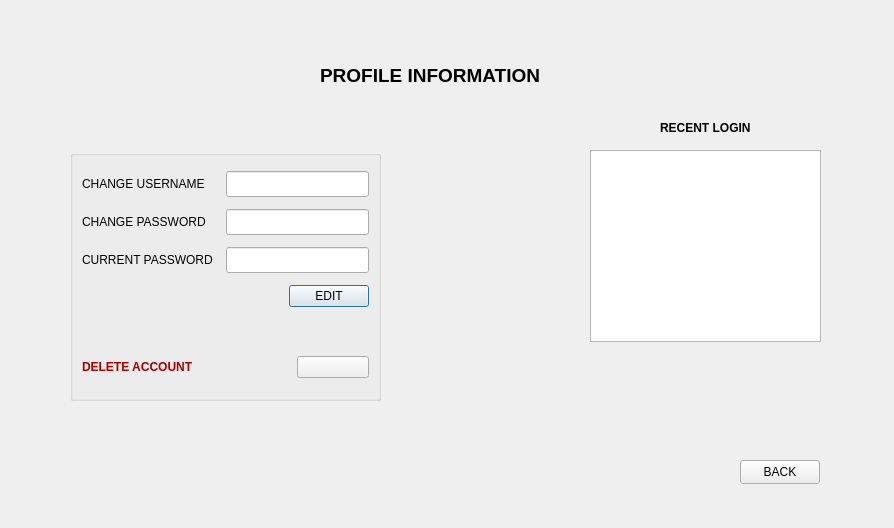
<?xml version="1.0" encoding="UTF-8"?>
<ui version="4.0">
 <class>profile</class>
 <widget class="QDialog" name="profile">
  <property name="geometry">
   <rect>
    <x>0</x>
    <y>0</y>
    <width>894</width>
    <height>528</height>
   </rect>
  </property>
  <property name="windowTitle">
   <string>PROFILE</string>
  </property>
  <widget class="QTableWidget" name="tableWidget">
   <property name="geometry">
    <rect>
     <x>590</x>
     <y>150</y>
     <width>231</width>
     <height>192</height>
    </rect>
   </property>
   <property name="frameShape">
    <enum>QFrame::StyledPanel</enum>
   </property>
   <property name="editTriggers">
    <set>QAbstractItemView::NoEditTriggers</set>
   </property>
   <property name="tabKeyNavigation">
    <bool>false</bool>
   </property>
   <property name="showDropIndicator" stdset="0">
    <bool>false</bool>
   </property>
   <property name="dragDropOverwriteMode">
    <bool>false</bool>
   </property>
   <property name="selectionMode">
    <enum>QAbstractItemView::NoSelection</enum>
   </property>
   <property name="selectionBehavior">
    <enum>QAbstractItemView::SelectRows</enum>
   </property>
   <property name="showGrid">
    <bool>true</bool>
   </property>
   <property name="gridStyle">
    <enum>Qt::DashLine</enum>
   </property>
   <property name="sortingEnabled">
    <bool>true</bool>
   </property>
  </widget>
  <widget class="QLabel" name="label">
   <property name="geometry">
    <rect>
     <x>660</x>
     <y>120</y>
     <width>91</width>
     <height>16</height>
    </rect>
   </property>
   <property name="font">
    <font>
     <bold>true</bold>
    </font>
   </property>
   <property name="text">
    <string>RECENT LOGINS</string>
   </property>
  </widget>
  <widget class="QGroupBox" name="groupBox_2">
   <property name="geometry">
    <rect>
     <x>70</x>
     <y>150</y>
     <width>311</width>
     <height>251</height>
    </rect>
   </property>
   <property name="minimumSize">
    <size>
     <width>0</width>
     <height>0</height>
    </size>
   </property>
   <property name="font">
    <font>
     <strikeout>false</strikeout>
     <kerning>true</kerning>
    </font>
   </property>
   <property name="statusTip">
    <string/>
   </property>
   <property name="whatsThis">
    <string/>
   </property>
   <property name="autoFillBackground">
    <bool>false</bool>
   </property>
   <property name="title">
    <string/>
   </property>
   <property name="flat">
    <bool>false</bool>
   </property>
   <property name="checkable">
    <bool>false</bool>
   </property>
   <layout class="QVBoxLayout" name="verticalLayout_3">
    <property name="sizeConstraint">
     <enum>QLayout::SetDefaultConstraint</enum>
    </property>
    <item>
     <layout class="QHBoxLayout" name="horizontalLayout_8">
      <property name="spacing">
       <number>0</number>
      </property>
      <property name="sizeConstraint">
       <enum>QLayout::SetMinimumSize</enum>
      </property>
      <item>
       <widget class="QLabel" name="label_10">
        <property name="sizePolicy">
         <sizepolicy hsizetype="Preferred" vsizetype="Preferred">
          <horstretch>0</horstretch>
          <verstretch>0</verstretch>
         </sizepolicy>
        </property>
        <property name="minimumSize">
         <size>
          <width>20</width>
          <height>26</height>
         </size>
        </property>
        <property name="baseSize">
         <size>
          <width>20</width>
          <height>20</height>
         </size>
        </property>
        <property name="autoFillBackground">
         <bool>false</bool>
        </property>
        <property name="text">
         <string>CHANGE USERNAME</string>
        </property>
       </widget>
      </item>
      <item>
       <widget class="QLineEdit" name="lineEdit_username">
        <property name="sizePolicy">
         <sizepolicy hsizetype="Minimum" vsizetype="Fixed">
          <horstretch>0</horstretch>
          <verstretch>0</verstretch>
         </sizepolicy>
        </property>
        <property name="minimumSize">
         <size>
          <width>121</width>
          <height>26</height>
         </size>
        </property>
        <property name="readOnly">
         <bool>false</bool>
        </property>
       </widget>
      </item>
     </layout>
    </item>
    <item>
     <layout class="QHBoxLayout" name="horizontalLayout_9">
      <property name="spacing">
       <number>0</number>
      </property>
      <item>
       <widget class="QLabel" name="label_11">
        <property name="sizePolicy">
         <sizepolicy hsizetype="Preferred" vsizetype="Preferred">
          <horstretch>0</horstretch>
          <verstretch>0</verstretch>
         </sizepolicy>
        </property>
        <property name="minimumSize">
         <size>
          <width>0</width>
          <height>20</height>
         </size>
        </property>
        <property name="text">
         <string>CHANGE PASSWORD</string>
        </property>
       </widget>
      </item>
      <item>
       <widget class="QLineEdit" name="lineEdit_password">
        <property name="sizePolicy">
         <sizepolicy hsizetype="Minimum" vsizetype="Fixed">
          <horstretch>0</horstretch>
          <verstretch>0</verstretch>
         </sizepolicy>
        </property>
        <property name="minimumSize">
         <size>
          <width>121</width>
          <height>26</height>
         </size>
        </property>
        <property name="maximumSize">
         <size>
          <width>16777215</width>
          <height>16777215</height>
         </size>
        </property>
        <property name="readOnly">
         <bool>false</bool>
        </property>
       </widget>
      </item>
     </layout>
    </item>
    <item>
     <layout class="QHBoxLayout" name="horizontalLayout_10">
      <property name="spacing">
       <number>0</number>
      </property>
      <item>
       <widget class="QLabel" name="label_12">
        <property name="sizePolicy">
         <sizepolicy hsizetype="Preferred" vsizetype="Preferred">
          <horstretch>0</horstretch>
          <verstretch>0</verstretch>
         </sizepolicy>
        </property>
        <property name="minimumSize">
         <size>
          <width>121</width>
          <height>26</height>
         </size>
        </property>
        <property name="text">
         <string>CURRENT PASSWORD</string>
        </property>
       </widget>
      </item>
      <item>
       <widget class="QLineEdit" name="lineEdit_current_pass">
        <property name="sizePolicy">
         <sizepolicy hsizetype="Minimum" vsizetype="Fixed">
          <horstretch>0</horstretch>
          <verstretch>0</verstretch>
         </sizepolicy>
        </property>
        <property name="minimumSize">
         <size>
          <width>121</width>
          <height>26</height>
         </size>
        </property>
        <property name="readOnly">
         <bool>false</bool>
        </property>
       </widget>
      </item>
     </layout>
    </item>
    <item>
     <layout class="QHBoxLayout" name="horizontalLayout_11">
      <property name="spacing">
       <number>0</number>
      </property>
      <item>
       <spacer name="horizontalSpacer">
        <property name="orientation">
         <enum>Qt::Horizontal</enum>
        </property>
        <property name="sizeType">
         <enum>QSizePolicy::MinimumExpanding</enum>
        </property>
        <property name="sizeHint" stdset="0">
         <size>
          <width>40</width>
          <height>20</height>
         </size>
        </property>
       </spacer>
      </item>
      <item>
       <widget class="QPushButton" name="pushButton_EDIT">
        <property name="text">
         <string>EDIT</string>
        </property>
       </widget>
      </item>
     </layout>
    </item>
    <item>
     <spacer name="verticalSpacer">
      <property name="orientation">
       <enum>Qt::Vertical</enum>
      </property>
      <property name="sizeType">
       <enum>QSizePolicy::Preferred</enum>
      </property>
      <property name="sizeHint" stdset="0">
       <size>
        <width>20</width>
        <height>37</height>
       </size>
      </property>
     </spacer>
    </item>
    <item>
     <layout class="QHBoxLayout" name="horizontalLayout">
      <item>
       <widget class="QLabel" name="label_2">
        <property name="font">
         <font>
          <bold>true</bold>
          <strikeout>false</strikeout>
          <kerning>true</kerning>
         </font>
        </property>
        <property name="styleSheet">
         <string notr="true">color: rgb(170, 0, 0);</string>
        </property>
        <property name="text">
         <string>DELETE ACCOUNT</string>
        </property>
       </widget>
      </item>
      <item>
       <spacer name="horizontalSpacer_2">
        <property name="orientation">
         <enum>Qt::Horizontal</enum>
        </property>
        <property name="sizeType">
         <enum>QSizePolicy::Fixed</enum>
        </property>
        <property name="sizeHint" stdset="0">
         <size>
          <width>97</width>
          <height>20</height>
         </size>
        </property>
       </spacer>
      </item>
      <item>
       <widget class="QPushButton" name="pushButton_DELETE">
        <property name="styleSheet">
         <string notr="true">image: url(:/resources/resources/delete-icon-980x980.png);

</string>
        </property>
        <property name="text">
         <string/>
        </property>
       </widget>
      </item>
     </layout>
    </item>
   </layout>
  </widget>
  <widget class="QLabel" name="label_WELCOME">
   <property name="geometry">
    <rect>
     <x>320</x>
     <y>67</y>
     <width>231</width>
     <height>17</height>
    </rect>
   </property>
   <property name="font">
    <font>
     <pointsize>14</pointsize>
     <bold>true</bold>
    </font>
   </property>
   <property name="text">
    <string>PROFILE INFORMATION</string>
   </property>
  </widget>
  <widget class="QPushButton" name="pushButton_BACK">
   <property name="geometry">
    <rect>
     <x>740</x>
     <y>460</y>
     <width>80</width>
     <height>24</height>
    </rect>
   </property>
   <property name="text">
    <string>BACK</string>
   </property>
  </widget>
  <widget class="QLabel" name="label_strength">
   <property name="geometry">
    <rect>
     <x>410</x>
     <y>205</y>
     <width>91</width>
     <height>21</height>
    </rect>
   </property>
   <property name="font">
    <font>
     <family>Segoe UI</family>
     <pointsize>9</pointsize>
    </font>
   </property>
   <property name="text">
    <string/>
   </property>
  </widget>
  <widget class="QLabel" name="label_picture">
   <property name="geometry">
    <rect>
     <x>270</x>
     <y>60</y>
     <width>51</width>
     <height>33</height>
    </rect>
   </property>
   <property name="styleSheet">
    <string notr="true">image: url(:/resources/resources/kindpng_1712282.png);</string>
   </property>
   <property name="text">
    <string/>
   </property>
  </widget>
 </widget>
 <resources/>
 <connections/>
</ui>
